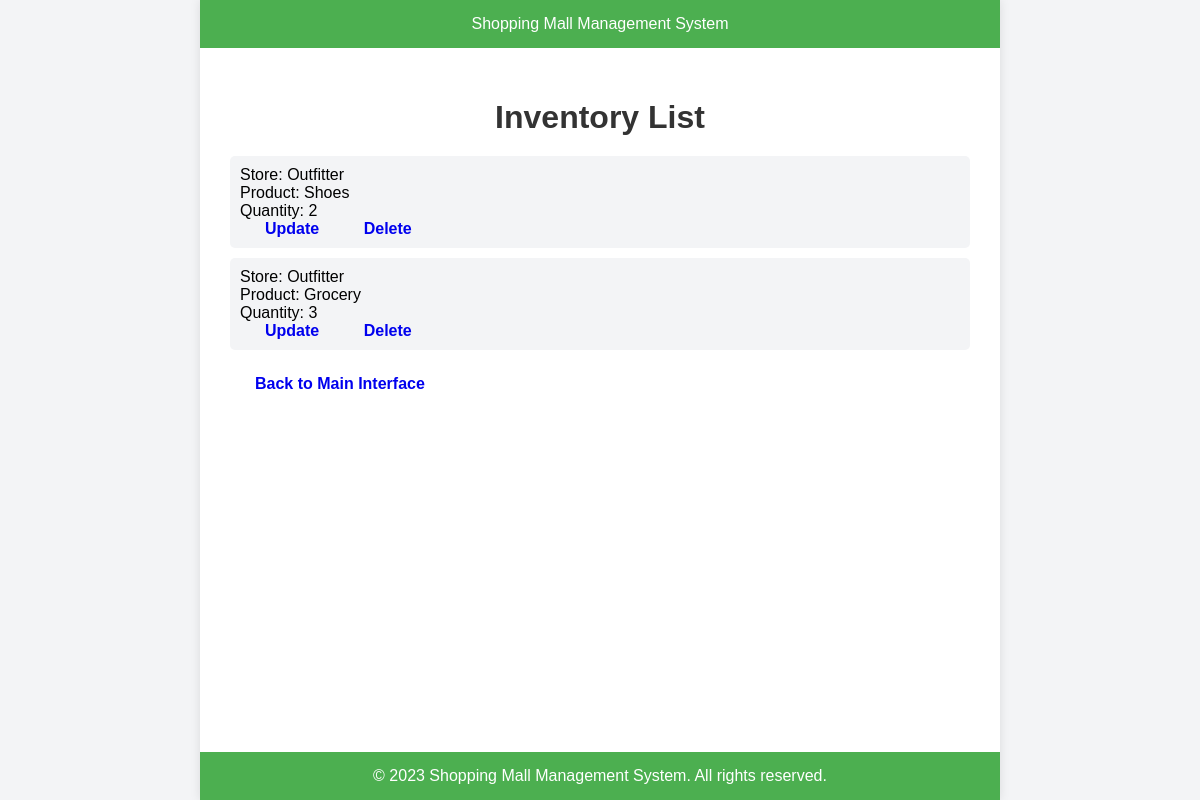
/inventory/list/, run on the app's committed database.
### mallsystem/models.py (models this page shows)
class Inventory(models.Model):
    store = models.ForeignKey(Store, on_delete=models.CASCADE, related_name="inventories")
    product = models.ForeignKey(Product, on_delete=models.CASCADE, related_name="inventory_records")
    quantity = models.PositiveIntegerField()
    restock_threshold = models.PositiveIntegerField()  # When the stock reaches this number, it's time to restock

class Store(models.Model):
    name = models.CharField(max_length=200)
    location = models.CharField(max_length=300)
    contact_details = models.TextField()

class Product(models.Model):
    name = models.CharField(max_length=200)
    description = models.TextField()
    price = models.DecimalField(max_digits=10, decimal_places=2)

### mallsystem/views.py (the view)
# urls.py: path('inventory/list/', views.inventory_list, name='inventory_list'),
def inventory_list(request):
    inventories = Inventory.objects.all()
    context = {
        'inventories': inventories
    }
    return render(request, 'Inventory/inventory_list.html', context)

### mallsystem/templates/Inventory/inventory_list.html (shortened to what this page needs)
<!DOCTYPE html>
<html>
<head>
</head>
<body>
    <div class="page-container">
        <div class="header">
            Shopping Mall Management System
        </div>
        <div class="content">
            <h1>Inventory List</h1>
            <ul>
                {% for inventory in inventories %}
                <li>
                    Store: {{ inventory.store.name }}<br>
                    Product: {{ inventory.product.name }}<br>
                    Quantity: {{ inventory.quantity }}<br>
                    <a href="{% url 'update_inventory' inventory.id %}">Update</a>
                    <a href="{% url 'delete_inventory' inventory.id %}">Delete</a>
                </li>
                {% empty %}
                    <p>No inventories available.</p>
                {% endfor %}
            </ul>
            <a href="{% url 'inventory_interface' %}" style="display: block; margin-top: 20px;">Back to Main Interface</a>
        </div>
        <div class="footer">
            &copy; 2023 Shopping Mall Management System. All rights reserved.
        </div>
    </div>
</body>
</html>

### mallsystem/templates/Inventory/inventory_list.html (style rules this page uses)
body, html { height: 100%; margin: 0; font-family: Arial, sans-serif; background-color: #f3f4f6; }
.page-container { display: flex; flex-direction: column; min-height: 100vh; max-width: 800px; margin: 0 auto; background-color: white; box-shadow: 0px 0px 10px rgba(0, 0, 0, 0.1); }
.header { background-color: #4CAF50; color: white; text-align: center; padding: 15px 0; }
.content { flex: 1; padding: 30px; }
h1 { text-align: center; color: #333; margin-bottom: 20px; }
ul { list-style-type: none; padding: 0; }
li { background-color: #f3f4f6; padding: 10px; margin-bottom: 10px; border-radius: 5px; }
a { text-decoration: none; padding: 5px 15px; border-radius: 5px; transition: background-color 0.2s; font-weight: bold; margin-left: 10px; }
.footer { background-color: #4CAF50; color: white; text-align: center; padding: 15px 0; }

### data on the page
Inventory: store.name "Outfitter", product.name "Shoes", quantity "2"
Inventory: store.name "Outfitter", product.name "Grocery", quantity "3"
